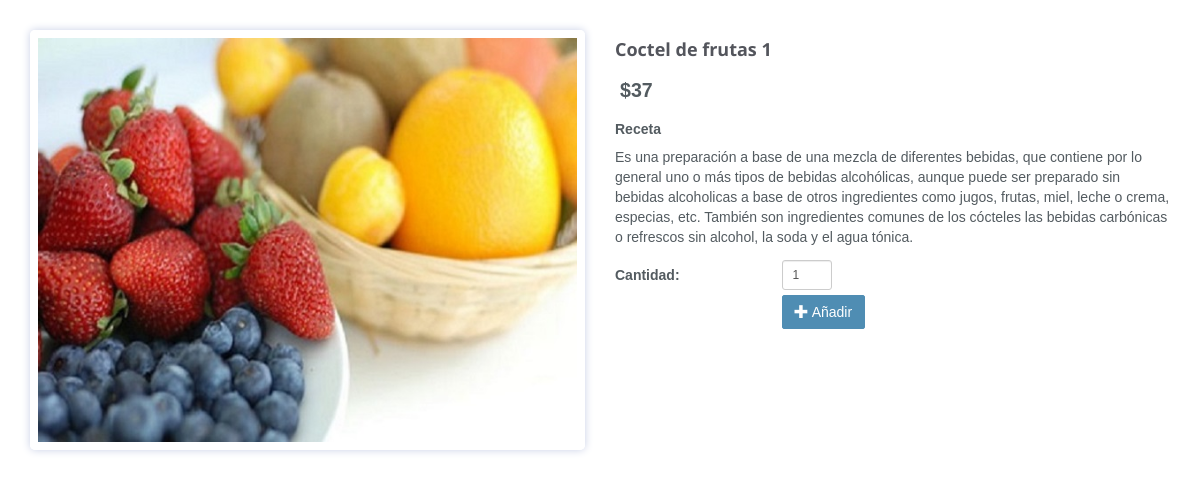
Page /detalles.php?idproducto=1 on the committed database.
### tables this page shows
CREATE TABLE `platillo` (
  `IDPLATILLO` int(11) NOT NULL AUTO_INCREMENT,
  `PLATILLO` varchar(150) NOT NULL,
  `IDCATEGORIA` int(11) NOT NULL,
  `PRECIO` decimal(10,0) NOT NULL,
  `IMG1` varchar(250) NOT NULL,
  `IMG2` varchar(250) DEFAULT NULL,
  `IMG3` varchar(250) DEFAULT NULL,
  `RECETA` varchar(1200) DEFAULT NULL,
  `ACTIVO` int(11) NOT NULL DEFAULT '0',
  PRIMARY KEY (`IDPLATILLO`),
  UNIQUE KEY `PLATILLO` (`PLATILLO`),
  KEY `IDCATEGORIA` (`IDCATEGORIA`),
  CONSTRAINT `platillo_ibfk_1` FOREIGN KEY (`IDCATEGORIA`) REFERENCES `categoria` (`IDCATEGORIA`)
);

### detalles.php (the view, shortened to what the rows shown need)
<!DOCTYPE html>
 <html class="no-js">
    <head>
        <link rel="stylesheet" href="css/bootstrap.min.css">
        <link rel="stylesheet" href="css/icomoon-social.css">
        <link rel="stylesheet" href="css/leaflet.css" />
		<link rel="stylesheet" href="css/main.css">
        <?php
			include('getinfo.php');
		?>
    </head>
    <body>
        <div class="section">
	    	<div class="container">
	    		<div class="row">
	    			<?php
	    			foreach ($producto as $value) {
					?>
	    			<div class="col-sm-6">
	    				<div class="product-image-large">
	    					<img src="<?php echo $value["IMG1"]?>" alt="Item Name">
	    				</div>
	    			</div>
	    			<div class="col-sm-6 product-details">
	    				<h4><?php echo $value["PLATILLO"]?></h4>
	    				<div class="price">
							<?php echo "$".$value["PRECIO"]?>
						</div>
						<h5>Receta</h5>
	    				<p>
	    					<?php echo $value["RECETA"]?>
	    				</p>
						<table class="shop-item-selections">
							<tr>
								<td><b>Cantidad:</b></td>
								<td>
									<input type="text" class="form-control input-sm input-micro" value="1">
								</td>
							</tr>
							<tr>
								<td>&nbsp;</td>
								<td>
									<a href="#" class="btn"><i class="glyphicon glyphicon-plus icon-white"></i> Añadir</a>
								</td>
							</tr>
						</table>
	    			</div>
	    			<?php
	    			}
	    			?>
	    		</div>
			</div>
		</div>
    </body>
</html>

### rows in the picture
platillo: IMG1 (picture), PLATILLO "Coctel de frutas 1", PRECIO "37", RECETA "Es una preparación a base de una mezcla de diferentes bebidas, que contiene por lo general uno o más tipos de bebidas alcohólicas, aunque puede ser preparado sin bebidas alcoholicas a base de otros ingredientes como jugos, frutas, miel, leche o crema, especias, etc. También son ingredientes comunes de los cócteles las bebidas carbónicas o refrescos sin alcohol, la soda y el agua tónica."
